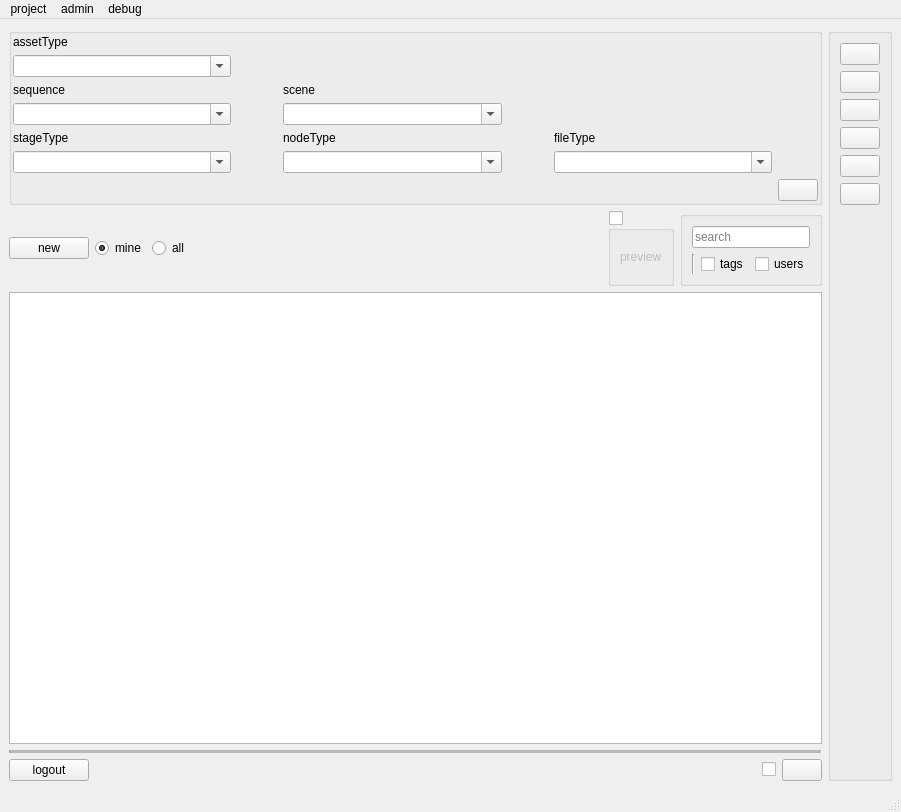
<?xml version="1.0" encoding="UTF-8"?>
<ui version="4.0">
 <class>MainWindow</class>
 <widget class="QMainWindow" name="MainWindow">
  <property name="windowModality">
   <enum>Qt::WindowModal</enum>
  </property>
  <property name="geometry">
   <rect>
    <x>0</x>
    <y>0</y>
    <width>901</width>
    <height>812</height>
   </rect>
  </property>
  <property name="sizePolicy">
   <sizepolicy hsizetype="MinimumExpanding" vsizetype="Maximum">
    <horstretch>0</horstretch>
    <verstretch>0</verstretch>
   </sizepolicy>
  </property>
  <property name="mouseTracking">
   <bool>true</bool>
  </property>
  <property name="acceptDrops">
   <bool>true</bool>
  </property>
  <property name="windowTitle">
   <string>Rbhus Production Management</string>
  </property>
  <property name="documentMode">
   <bool>false</bool>
  </property>
  <property name="tabShape">
   <enum>QTabWidget::Rounded</enum>
  </property>
  <widget class="QWidget" name="centralwidget">
   <layout class="QGridLayout" name="gridLayout">
    <item row="1" column="1" rowspan="2">
     <layout class="QHBoxLayout" name="horizontalLayout_6">
      <item>
       <layout class="QVBoxLayout" name="verticalLayout_2">
        <item>
         <widget class="QGroupBox" name="groupBoxFilter">
          <property name="enabled">
           <bool>true</bool>
          </property>
          <property name="sizePolicy">
           <sizepolicy hsizetype="MinimumExpanding" vsizetype="Minimum">
            <horstretch>0</horstretch>
            <verstretch>0</verstretch>
           </sizepolicy>
          </property>
          <property name="title">
           <string/>
          </property>
          <property name="alignment">
           <set>Qt::AlignCenter</set>
          </property>
          <property name="flat">
           <bool>false</bool>
          </property>
          <property name="checkable">
           <bool>false</bool>
          </property>
          <property name="checked">
           <bool>false</bool>
          </property>
          <layout class="QGridLayout" name="gridLayout_2">
           <property name="margin">
            <number>1</number>
           </property>
           <item row="5" column="1">
            <widget class="QLabel" name="label">
             <property name="text">
              <string>stageType</string>
             </property>
            </widget>
           </item>
           <item row="5" column="5">
            <widget class="QLabel" name="labelFileType">
             <property name="text">
              <string>fileType</string>
             </property>
            </widget>
           </item>
           <item row="4" column="4">
            <widget class="QPushButton" name="pushResetScene">
             <property name="sizePolicy">
              <sizepolicy hsizetype="Fixed" vsizetype="Fixed">
               <horstretch>0</horstretch>
               <verstretch>0</verstretch>
              </sizepolicy>
             </property>
             <property name="text">
              <string/>
             </property>
             <property name="flat">
              <bool>true</bool>
             </property>
            </widget>
           </item>
           <item row="3" column="1">
            <widget class="QLabel" name="labelSeq">
             <property name="text">
              <string>sequence</string>
             </property>
            </widget>
           </item>
           <item row="6" column="5">
            <widget class="QComboBox" name="comboFileType">
             <property name="sizePolicy">
              <sizepolicy hsizetype="MinimumExpanding" vsizetype="Fixed">
               <horstretch>0</horstretch>
               <verstretch>0</verstretch>
              </sizepolicy>
             </property>
             <property name="editable">
              <bool>true</bool>
             </property>
             <property name="maxVisibleItems">
              <number>10</number>
             </property>
             <property name="insertPolicy">
              <enum>QComboBox::InsertAlphabetically</enum>
             </property>
             <property name="duplicatesEnabled">
              <bool>false</bool>
             </property>
             <property name="frame">
              <bool>true</bool>
             </property>
            </widget>
           </item>
           <item row="6" column="6">
            <widget class="QPushButton" name="pushResetFile">
             <property name="sizePolicy">
              <sizepolicy hsizetype="Fixed" vsizetype="Fixed">
               <horstretch>0</horstretch>
               <verstretch>0</verstretch>
              </sizepolicy>
             </property>
             <property name="text">
              <string/>
             </property>
             <property name="flat">
              <bool>true</bool>
             </property>
            </widget>
           </item>
           <item row="6" column="4">
            <widget class="QPushButton" name="pushResetNode">
             <property name="sizePolicy">
              <sizepolicy hsizetype="Fixed" vsizetype="Fixed">
               <horstretch>0</horstretch>
               <verstretch>0</verstretch>
              </sizepolicy>
             </property>
             <property name="text">
              <string/>
             </property>
             <property name="flat">
              <bool>true</bool>
             </property>
            </widget>
           </item>
           <item row="6" column="2">
            <widget class="QPushButton" name="pushResetStage">
             <property name="sizePolicy">
              <sizepolicy hsizetype="Fixed" vsizetype="Fixed">
               <horstretch>0</horstretch>
               <verstretch>0</verstretch>
              </sizepolicy>
             </property>
             <property name="text">
              <string/>
             </property>
             <property name="flat">
              <bool>true</bool>
             </property>
            </widget>
           </item>
           <item row="2" column="1">
            <widget class="QComboBox" name="comboAssType">
             <property name="sizePolicy">
              <sizepolicy hsizetype="MinimumExpanding" vsizetype="Fixed">
               <horstretch>0</horstretch>
               <verstretch>0</verstretch>
              </sizepolicy>
             </property>
             <property name="editable">
              <bool>true</bool>
             </property>
             <property name="maxVisibleItems">
              <number>10</number>
             </property>
             <property name="insertPolicy">
              <enum>QComboBox::InsertAlphabetically</enum>
             </property>
            </widget>
           </item>
           <item row="6" column="1">
            <widget class="QComboBox" name="comboStageType">
             <property name="enabled">
              <bool>true</bool>
             </property>
             <property name="sizePolicy">
              <sizepolicy hsizetype="MinimumExpanding" vsizetype="Fixed">
               <horstretch>0</horstretch>
               <verstretch>0</verstretch>
              </sizepolicy>
             </property>
             <property name="editable">
              <bool>true</bool>
             </property>
             <property name="maxVisibleItems">
              <number>10</number>
             </property>
             <property name="insertPolicy">
              <enum>QComboBox::InsertAlphabetically</enum>
             </property>
             <property name="frame">
              <bool>true</bool>
             </property>
            </widget>
           </item>
           <item row="4" column="1">
            <widget class="QComboBox" name="comboSequence">
             <property name="sizePolicy">
              <sizepolicy hsizetype="MinimumExpanding" vsizetype="Fixed">
               <horstretch>0</horstretch>
               <verstretch>0</verstretch>
              </sizepolicy>
             </property>
             <property name="editable">
              <bool>true</bool>
             </property>
             <property name="maxVisibleItems">
              <number>10</number>
             </property>
             <property name="insertPolicy">
              <enum>QComboBox::InsertAlphabetically</enum>
             </property>
            </widget>
           </item>
           <item row="4" column="3">
            <widget class="QComboBox" name="comboScene">
             <property name="sizePolicy">
              <sizepolicy hsizetype="MinimumExpanding" vsizetype="Fixed">
               <horstretch>0</horstretch>
               <verstretch>0</verstretch>
              </sizepolicy>
             </property>
             <property name="editable">
              <bool>true</bool>
             </property>
             <property name="maxVisibleItems">
              <number>10</number>
             </property>
             <property name="insertPolicy">
              <enum>QComboBox::InsertAlphabetically</enum>
             </property>
            </widget>
           </item>
           <item row="4" column="2">
            <widget class="QPushButton" name="pushResetSeq">
             <property name="sizePolicy">
              <sizepolicy hsizetype="Fixed" vsizetype="Fixed">
               <horstretch>0</horstretch>
               <verstretch>0</verstretch>
              </sizepolicy>
             </property>
             <property name="text">
              <string/>
             </property>
             <property name="flat">
              <bool>true</bool>
             </property>
            </widget>
           </item>
           <item row="1" column="1">
            <widget class="QLabel" name="labelAssType">
             <property name="sizePolicy">
              <sizepolicy hsizetype="Preferred" vsizetype="Preferred">
               <horstretch>0</horstretch>
               <verstretch>0</verstretch>
              </sizepolicy>
             </property>
             <property name="text">
              <string>assetType</string>
             </property>
            </widget>
           </item>
           <item row="3" column="3">
            <widget class="QLabel" name="labelSce">
             <property name="text">
              <string>scene</string>
             </property>
            </widget>
           </item>
           <item row="6" column="3">
            <widget class="QComboBox" name="comboNodeType">
             <property name="sizePolicy">
              <sizepolicy hsizetype="MinimumExpanding" vsizetype="Fixed">
               <horstretch>0</horstretch>
               <verstretch>0</verstretch>
              </sizepolicy>
             </property>
             <property name="editable">
              <bool>true</bool>
             </property>
             <property name="maxVisibleItems">
              <number>10</number>
             </property>
             <property name="insertPolicy">
              <enum>QComboBox::InsertAlphabetically</enum>
             </property>
            </widget>
           </item>
           <item row="5" column="3">
            <widget class="QLabel" name="label_2">
             <property name="text">
              <string>nodeType</string>
             </property>
            </widget>
           </item>
           <item row="2" column="2">
            <widget class="QPushButton" name="pushResetAsset">
             <property name="sizePolicy">
              <sizepolicy hsizetype="Fixed" vsizetype="Fixed">
               <horstretch>0</horstretch>
               <verstretch>0</verstretch>
              </sizepolicy>
             </property>
             <property name="flat">
              <bool>true</bool>
             </property>
            </widget>
           </item>
           <item row="7" column="6">
            <layout class="QHBoxLayout" name="horizontalLayout_2">
             <property name="sizeConstraint">
              <enum>QLayout::SetDefaultConstraint</enum>
             </property>
             <item>
              <widget class="QPushButton" name="filterRefresh">
               <property name="sizePolicy">
                <sizepolicy hsizetype="Fixed" vsizetype="Fixed">
                 <horstretch>0</horstretch>
                 <verstretch>0</verstretch>
                </sizepolicy>
               </property>
               <property name="text">
                <string/>
               </property>
              </widget>
             </item>
            </layout>
           </item>
          </layout>
         </widget>
        </item>
        <item>
         <layout class="QHBoxLayout" name="horizontalLayout">
          <item>
           <widget class="QPushButton" name="pushNewAsset">
            <property name="text">
             <string>new</string>
            </property>
           </widget>
          </item>
          <item>
           <widget class="QRadioButton" name="radioMineAss">
            <property name="text">
             <string>mine</string>
            </property>
            <property name="checked">
             <bool>true</bool>
            </property>
           </widget>
          </item>
          <item>
           <widget class="QRadioButton" name="radioAllAss">
            <property name="text">
             <string>all</string>
            </property>
           </widget>
          </item>
          <item>
           <spacer name="horizontalSpacer_2">
            <property name="orientation">
             <enum>Qt::Horizontal</enum>
            </property>
            <property name="sizeHint" stdset="0">
             <size>
              <width>40</width>
              <height>20</height>
             </size>
            </property>
           </spacer>
          </item>
          <item>
           <widget class="QGroupBox" name="previewEnabled">
            <property name="enabled">
             <bool>true</bool>
            </property>
            <property name="title">
             <string/>
            </property>
            <property name="checkable">
             <bool>true</bool>
            </property>
            <property name="checked">
             <bool>false</bool>
            </property>
            <layout class="QHBoxLayout" name="horizontalLayout_5">
             <item>
              <widget class="QLabel" name="labelPreview">
               <property name="text">
                <string>preview</string>
               </property>
              </widget>
             </item>
            </layout>
           </widget>
          </item>
          <item>
           <widget class="QGroupBox" name="groupBox">
            <property name="sizePolicy">
             <sizepolicy hsizetype="Fixed" vsizetype="Preferred">
              <horstretch>0</horstretch>
              <verstretch>0</verstretch>
             </sizepolicy>
            </property>
            <property name="title">
             <string/>
            </property>
            <layout class="QVBoxLayout" name="verticalLayout">
             <item>
              <widget class="QLineEdit" name="lineEditSearch">
               <property name="sizePolicy">
                <sizepolicy hsizetype="MinimumExpanding" vsizetype="Fixed">
                 <horstretch>0</horstretch>
                 <verstretch>0</verstretch>
                </sizepolicy>
               </property>
               <property name="placeholderText">
                <string>search</string>
               </property>
              </widget>
             </item>
             <item>
              <layout class="QHBoxLayout" name="horizontalLayout_3">
               <item>
                <widget class="Line" name="line_2">
                 <property name="orientation">
                  <enum>Qt::Vertical</enum>
                 </property>
                </widget>
               </item>
               <item>
                <widget class="QCheckBox" name="checkTags">
                 <property name="sizePolicy">
                  <sizepolicy hsizetype="Minimum" vsizetype="Fixed">
                   <horstretch>0</horstretch>
                   <verstretch>0</verstretch>
                  </sizepolicy>
                 </property>
                 <property name="text">
                  <string>tags</string>
                 </property>
                </widget>
               </item>
               <item>
                <widget class="QCheckBox" name="checkUsers">
                 <property name="text">
                  <string>users</string>
                 </property>
                </widget>
               </item>
              </layout>
             </item>
            </layout>
           </widget>
          </item>
         </layout>
        </item>
        <item>
         <widget class="QTableWidget" name="tableWidget">
          <property name="sizePolicy">
           <sizepolicy hsizetype="Expanding" vsizetype="Expanding">
            <horstretch>0</horstretch>
            <verstretch>0</verstretch>
           </sizepolicy>
          </property>
          <property name="mouseTracking">
           <bool>true</bool>
          </property>
          <property name="acceptDrops">
           <bool>true</bool>
          </property>
          <property name="autoFillBackground">
           <bool>false</bool>
          </property>
          <property name="frameShape">
           <enum>QFrame::StyledPanel</enum>
          </property>
          <property name="frameShadow">
           <enum>QFrame::Raised</enum>
          </property>
          <property name="midLineWidth">
           <number>1</number>
          </property>
          <property name="dragEnabled">
           <bool>false</bool>
          </property>
          <property name="dragDropMode">
           <enum>QAbstractItemView::NoDragDrop</enum>
          </property>
          <property name="alternatingRowColors">
           <bool>true</bool>
          </property>
          <property name="selectionMode">
           <enum>QAbstractItemView::ExtendedSelection</enum>
          </property>
          <property name="selectionBehavior">
           <enum>QAbstractItemView::SelectRows</enum>
          </property>
          <property name="sortingEnabled">
           <bool>true</bool>
          </property>
          <property name="wordWrap">
           <bool>false</bool>
          </property>
          <attribute name="horizontalHeaderCascadingSectionResizes">
           <bool>true</bool>
          </attribute>
          <attribute name="horizontalHeaderDefaultSectionSize">
           <number>128</number>
          </attribute>
          <attribute name="horizontalHeaderMinimumSectionSize">
           <number>1</number>
          </attribute>
          <attribute name="horizontalHeaderShowSortIndicator" stdset="0">
           <bool>true</bool>
          </attribute>
          <attribute name="horizontalHeaderStretchLastSection">
           <bool>true</bool>
          </attribute>
          <attribute name="verticalHeaderVisible">
           <bool>false</bool>
          </attribute>
          <attribute name="verticalHeaderCascadingSectionResizes">
           <bool>true</bool>
          </attribute>
          <attribute name="verticalHeaderDefaultSectionSize">
           <number>64</number>
          </attribute>
          <attribute name="verticalHeaderHighlightSections">
           <bool>true</bool>
          </attribute>
          <attribute name="verticalHeaderMinimumSectionSize">
           <number>1</number>
          </attribute>
         </widget>
        </item>
        <item>
         <widget class="Line" name="line">
          <property name="enabled">
           <bool>true</bool>
          </property>
          <property name="frameShadow">
           <enum>QFrame::Sunken</enum>
          </property>
          <property name="lineWidth">
           <number>1</number>
          </property>
          <property name="midLineWidth">
           <number>3</number>
          </property>
          <property name="orientation">
           <enum>Qt::Horizontal</enum>
          </property>
         </widget>
        </item>
        <item>
         <layout class="QHBoxLayout" name="horizontalLayout_4">
          <property name="sizeConstraint">
           <enum>QLayout::SetMinimumSize</enum>
          </property>
          <item>
           <widget class="QPushButton" name="pushLogout">
            <property name="sizePolicy">
             <sizepolicy hsizetype="Fixed" vsizetype="Fixed">
              <horstretch>0</horstretch>
              <verstretch>0</verstretch>
             </sizepolicy>
            </property>
            <property name="text">
             <string>logout</string>
            </property>
           </widget>
          </item>
          <item>
           <spacer name="horizontalSpacer_3">
            <property name="orientation">
             <enum>Qt::Horizontal</enum>
            </property>
            <property name="sizeHint" stdset="0">
             <size>
              <width>40</width>
              <height>20</height>
             </size>
            </property>
           </spacer>
          </item>
          <item>
           <widget class="QCheckBox" name="checkRefresh">
            <property name="sizePolicy">
             <sizepolicy hsizetype="Fixed" vsizetype="Fixed">
              <horstretch>0</horstretch>
              <verstretch>0</verstretch>
             </sizepolicy>
            </property>
            <property name="text">
             <string/>
            </property>
            <property name="iconSize">
             <size>
              <width>20</width>
              <height>20</height>
             </size>
            </property>
           </widget>
          </item>
          <item>
           <widget class="QPushButton" name="assRefresh">
            <property name="sizePolicy">
             <sizepolicy hsizetype="Fixed" vsizetype="Fixed">
              <horstretch>0</horstretch>
              <verstretch>0</verstretch>
             </sizepolicy>
            </property>
            <property name="text">
             <string/>
            </property>
           </widget>
          </item>
         </layout>
        </item>
       </layout>
      </item>
      <item>
       <widget class="QGroupBox" name="groupBox_2">
        <property name="title">
         <string/>
        </property>
        <property name="flat">
         <bool>false</bool>
        </property>
        <property name="checkable">
         <bool>false</bool>
        </property>
        <layout class="QVBoxLayout" name="verticalLayout_3">
         <item>
          <widget class="QPushButton" name="pushBlender">
           <property name="mouseTracking">
            <bool>true</bool>
           </property>
           <property name="acceptDrops">
            <bool>true</bool>
           </property>
           <property name="text">
            <string/>
           </property>
           <property name="iconSize">
            <size>
             <width>32</width>
             <height>32</height>
            </size>
           </property>
          </widget>
         </item>
         <item>
          <widget class="QPushButton" name="pushBlenderBeta">
           <property name="mouseTracking">
            <bool>true</bool>
           </property>
           <property name="acceptDrops">
            <bool>true</bool>
           </property>
           <property name="text">
            <string/>
           </property>
           <property name="iconSize">
            <size>
             <width>32</width>
             <height>32</height>
            </size>
           </property>
          </widget>
         </item>
         <item>
          <widget class="QPushButton" name="pushKrita">
           <property name="mouseTracking">
            <bool>true</bool>
           </property>
           <property name="acceptDrops">
            <bool>true</bool>
           </property>
           <property name="text">
            <string/>
           </property>
           <property name="iconSize">
            <size>
             <width>32</width>
             <height>32</height>
            </size>
           </property>
          </widget>
         </item>
         <item>
          <widget class="QPushButton" name="pushGimp">
           <property name="mouseTracking">
            <bool>true</bool>
           </property>
           <property name="acceptDrops">
            <bool>true</bool>
           </property>
           <property name="text">
            <string/>
           </property>
           <property name="iconSize">
            <size>
             <width>32</width>
             <height>32</height>
            </size>
           </property>
          </widget>
         </item>
         <item>
          <widget class="QPushButton" name="pushMyPaint">
           <property name="mouseTracking">
            <bool>true</bool>
           </property>
           <property name="acceptDrops">
            <bool>true</bool>
           </property>
           <property name="text">
            <string/>
           </property>
           <property name="iconSize">
            <size>
             <width>32</width>
             <height>32</height>
            </size>
           </property>
          </widget>
         </item>
         <item>
          <widget class="QPushButton" name="pushNatron">
           <property name="mouseTracking">
            <bool>true</bool>
           </property>
           <property name="acceptDrops">
            <bool>true</bool>
           </property>
           <property name="text">
            <string/>
           </property>
           <property name="iconSize">
            <size>
             <width>32</width>
             <height>32</height>
            </size>
           </property>
          </widget>
         </item>
         <item>
          <spacer name="verticalSpacer">
           <property name="orientation">
            <enum>Qt::Vertical</enum>
           </property>
           <property name="sizeHint" stdset="0">
            <size>
             <width>20</width>
             <height>40</height>
            </size>
           </property>
          </spacer>
         </item>
        </layout>
       </widget>
      </item>
     </layout>
    </item>
   </layout>
  </widget>
  <widget class="QMenuBar" name="menuBar">
   <property name="geometry">
    <rect>
     <x>0</x>
     <y>0</y>
     <width>901</width>
     <height>21</height>
    </rect>
   </property>
   <widget class="QMenu" name="menuAdmin">
    <property name="title">
     <string>admin</string>
    </property>
    <addaction name="actionTask_trak"/>
    <addaction name="actionNew_seq_scn"/>
   </widget>
   <widget class="QMenu" name="menuProject">
    <property name="title">
     <string>project</string>
    </property>
    <addaction name="actionSet_project"/>
    <addaction name="actionNew_project"/>
    <addaction name="actionEdit_project"/>
   </widget>
   <widget class="QMenu" name="menuDebug">
    <property name="title">
     <string>debug</string>
    </property>
    <addaction name="actionList_env"/>
   </widget>
   <addaction name="menuProject"/>
   <addaction name="menuAdmin"/>
   <addaction name="menuDebug"/>
  </widget>
  <widget class="QStatusBar" name="statusBar"/>
  <action name="actionMine">
   <property name="text">
    <string>mine</string>
   </property>
  </action>
  <action name="actionAll">
   <property name="text">
    <string>all</string>
   </property>
  </action>
  <action name="actionSet_project">
   <property name="text">
    <string>set project</string>
   </property>
  </action>
  <action name="actionTask_trak">
   <property name="text">
    <string>trak</string>
   </property>
  </action>
  <action name="actionNew_project">
   <property name="text">
    <string>new project</string>
   </property>
  </action>
  <action name="actionList_env">
   <property name="text">
    <string>list env</string>
   </property>
  </action>
  <action name="actionNew_seq_scn">
   <property name="text">
    <string>new seq/scn</string>
   </property>
  </action>
  <action name="actionEdit_project">
   <property name="text">
    <string>edit project</string>
   </property>
  </action>
 </widget>
 <resources/>
 <connections/>
</ui>
